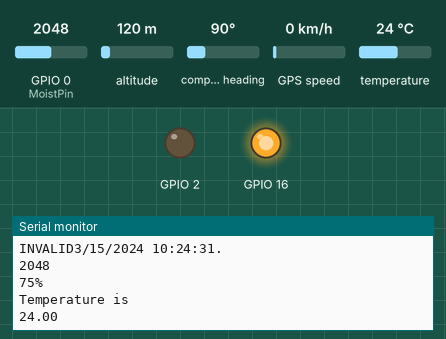
Simulated run of this sketch. Board: ESP32. Shown: output pins drawn as LEDs (lit = HIGH), the last lines printed to the serial monitor. Inputs (shaded band) come from the test bench; at power-on: GPIO 0 (MoistPin) = 2048, altitude 120 m, compass heading 90°, GPS speed 0 km/h, temperature 24 °C. The GPS gets a fix after 3 s at 37.7749, -122.4194 with 8 satellites; no radio packets arrive unless stated.

Above: at 2.8 s.
2.9 s: GPIO 0 (MoistPin) set to 1627
At 5.1 s:
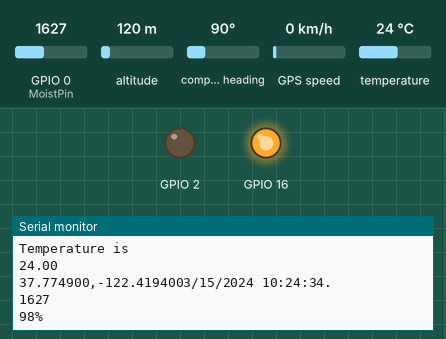
8.8 s: GPIO 0 (MoistPin) set to 1555
At 10.8 s:
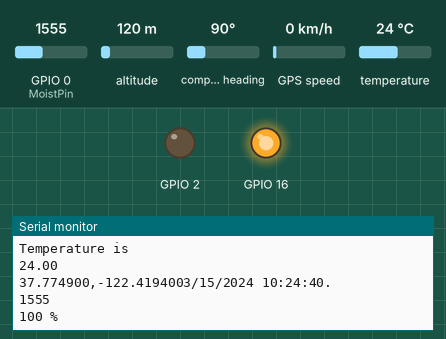
Timing chart, 0 to 12.3 s (numbered marks = the images above; inputs shaded):
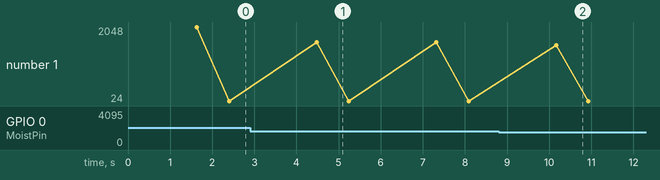

Measured:
- the behaviour switches between 1601 and 1600 on GPIO 0 (MoistPin) (found by bisection; images 1 and 2)
- after the input at 2.9 s, the serial monitor: prints a new line after 1.6 s (image 1)
- after the input at 8.8 s, the serial monitor: prints a new line after 1.4 s (image 2)

The sketch:

LoRaEndNode.ino
```cpp
#include <SPI.h>
#include <LoRa.h>
#include <Wire.h>
#include <TinyGPS++.h>
#include <SoftwareSerial.h>
#include <OneWire.h>
#include <DallasTemperature.h>
#include <driver/adc.h>


#define ID  228      // Node ID

#define SCK     5    // GPIO5  -- SX1278's SCK
#define MISO    19   // GPIO19 -- SX1278's MISnO
#define MOSI    27   // GPIO27 -- SX1278's MOSI
#define SS      18   // GPIO18 -- SX1278's CS
#define RST     14   // GPIO14 -- SX1278's RESET
#define DI0     26   // GPIO26 -- SX1278s IRQ(Interrupt Request)
#define RXPin   34    // GPIO34  -- GPS RX
#define TXPin   12    // GPIO12  -- GPS TX
#define MoistPin 0    // GPIO0 -- Moisture Sensor
#define ONE_WIRE_BUS 2 // One Wire bus pin GPIO 2 for DS18B20 Temperature sensor

#define GPSBaud   9600
#define BAND  868100000

const int AirValue = 3400;
const int WaterValue = 1600;

int soilMoistureValue = 0;
int soilmoisturepercent=0;


OneWire oneWire(ONE_WIRE_BUS);
DallasTemperature sensors(&oneWire);

// The TinyGPS++ object
TinyGPSPlus gps;

// The serial connection to the GPS device
SoftwareSerial ss(RXPin, TXPin);


void setup() {
  pinMode(16,OUTPUT);
  pinMode(2,OUTPUT);
  pinMode(0,INPUT);

  adc1_config_width(ADC_WIDTH_12Bit);
  adc1_config_channel_atten(ADC1_CHANNEL_6, ADC_ATTEN_DB_11);

  digitalWrite(16, LOW);    // set GPIO16 low to reset OLED
  delay(50);
  digitalWrite(16, HIGH); // while OLED is running, must set GPIO16 in high

  Serial.begin(115200);
  ss.begin(GPSBaud);

  Serial.print(F("Testing TinyGPS++ library v. "));
  Serial.println(TinyGPSPlus::libraryVersion());
  Serial.println();

  while (!Serial);
  Serial.println();
  Serial.println("LoRa Sender Test");


  LoRa.setPins(SS,RST,DI0);
  LoRa.setSpreadingFactor(10);
  if (!LoRa.begin(BAND)) {
    Serial.println("Starting LoRa failed!");
    while (1);
  }
  LoRa.enableCrc();
  Serial.println("init ok");

  sendData();

  delay(1500);
}

void loop() {


  while (ss.available() > 0)
    if (gps.encode(ss.read()))
      displayInfo();
      //delay(3000);

  if (millis() > 5000 && gps.charsProcessed() < 10)
  {
    Serial.println(F("No GPS detected: check wiring."));
    while(true);
  }


}


void sendData()
{
  LoRa.beginPacket();
  LoRa.print("hello ");
  LoRa.print(ID);
  LoRa.endPacket();
}


void displayInfo()
{
  LoRa.beginPacket();
  LoRa.print(ID); // 1
  LoRa.print(":");
  //Serial.print(F("Location: "));
  if (gps.location.isValid())
  {
    Serial.print(gps.location.lat(), 6);
    Serial.print(F(","));
    Serial.print(gps.location.lng(), 6);

    LoRa.print(gps.location.lat(), 6);// 2
    LoRa.print(":");
    LoRa.print(gps.location.lng(), 6);// 3
    LoRa.print(":");


  }
  else
  {
    Serial.print(F("INVALID"));
    LoRa.print("NA:NA:");
  }

//  Serial.print(F("  Date/Time: "));
  if (gps.date.isValid())
  {
    Serial.print(gps.date.month());
    Serial.print(F("/"));
    Serial.print(gps.date.day());
    Serial.print(F("/"));
    Serial.print(gps.date.year());

    LoRa.print(gps.date.month()); // 4
    LoRa.print(":");
    LoRa.print(gps.date.day()); // 5
    LoRa.print(":");
    LoRa.print(gps.date.year()); // 6
    LoRa.print(":");
  }
  else
  {
    LoRa.print(F("NA:NA:NA:"));
  }
  Serial.print(F(" "));
  if (gps.time.isValid())
  {
    if (gps.time.hour() < 10) Serial.print(F("0"));
    Serial.print(gps.time.hour());
    LoRa.print(gps.time.hour());// 7
    LoRa.print(":");
    Serial.print(F(":"));
    if (gps.time.minute() < 10) Serial.print(F("0"));
    LoRa.print(gps.time.minute());// 8
    LoRa.print(":");
    Serial.print(gps.time.minute());
    Serial.print(F(":"));
    if (gps.time.second() < 10) Serial.print(F("0"));
    Serial.print(gps.time.second());
    LoRa.print(gps.time.second()); // 9
    LoRa.print(":");
    Serial.print(F("."));
  }
  else
  {
    Serial.print(F("INVALID"));
    LoRa.print(F("NA:NA:NA:"));
  }

  soilMoistureValue = analogRead(MoistPin);
  Serial.println();

  Serial.println(soilMoistureValue);
  soilmoisturepercent = map(soilMoistureValue, AirValue, WaterValue, 0, 100);

  if(soilmoisturepercent >= 100)
  {
    Serial.println("100 %");
    LoRa.print(100); // 10
    LoRa.print(":");
  }
  else if(soilmoisturepercent <= 0)
  {
    Serial.println("0 %");
    LoRa.print(0); // 10
    LoRa.print(":");
  }
  else if(soilmoisturepercent >0 && soilmoisturepercent < 100)
  {
    Serial.print(soilmoisturepercent);
    Serial.println("%");
    LoRa.print(soilmoisturepercent); // 10
    LoRa.print(":");
  }

  sensors.requestTemperatures();
  Serial.println("Temperature is ");
  Serial.print(sensors.getTempCByIndex(0));
  LoRa.print(sensors.getTempCByIndex(0));

  LoRa.endPacket();
  Serial.println();
  delay(2000);
}
```
